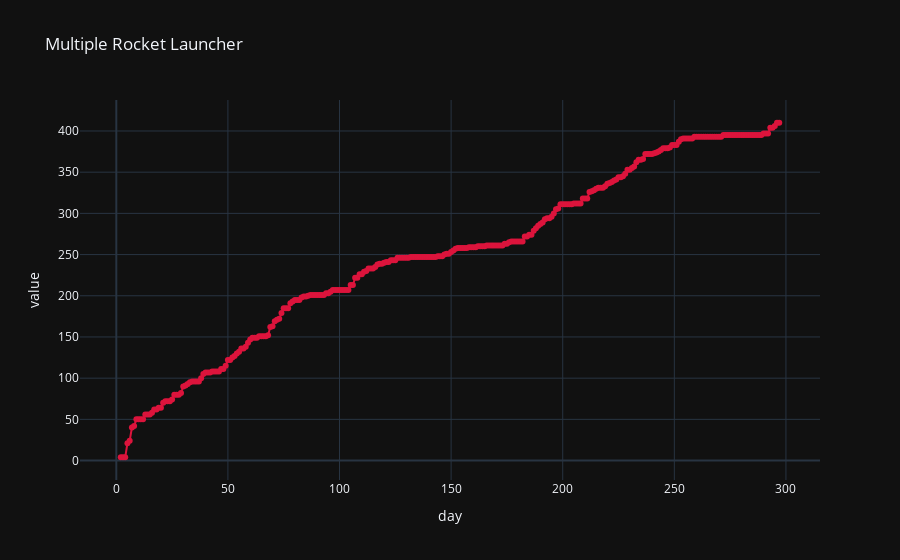

The notebook cell this image was saved under:
### Code cell
fig=px.line(df1,x='day',
            y=['MRL'],template='plotly_dark', color_discrete_sequence=['crimson'], markers=True, title='Multiple Rocket Launcher')
fig.update_traces(showlegend=False)
fig.show()

### Figure 1 — Plotly figure (JSON) as saved in the notebook; plotly's stock layout.template omitted (floating-point values rounded to 4 significant figures; data arrays with more than 128 entries replaced by an {"elided": "..."} marker saying what was removed)
{"data": [{"hovertemplate": "variable=MRL<br>day=%{x}<br>value=%{y}<extra></extra>", "legendgroup": "MRL", "line": {"color": "crimson", "dash": "solid"}, "marker": {"symbol": "circle"}, "mode": "lines+markers", "name": "MRL", "orientation": "v", "showlegend": false, "type": "scatter", "x": {"elided": "296 int values"}, "xaxis": "x", "y": {"elided": "296 int values"}, "yaxis": "y"}], "layout": {"legend": {"title": {"text": "variable"}, "tracegroupgap": 0}, "title": {"text": "Multiple Rocket Launcher"}, "xaxis": {"anchor": "y", "domain": [0, 1], "title": {"text": "day"}}, "yaxis": {"anchor": "x", "domain": [0, 1], "title": {"text": "value"}}}}
